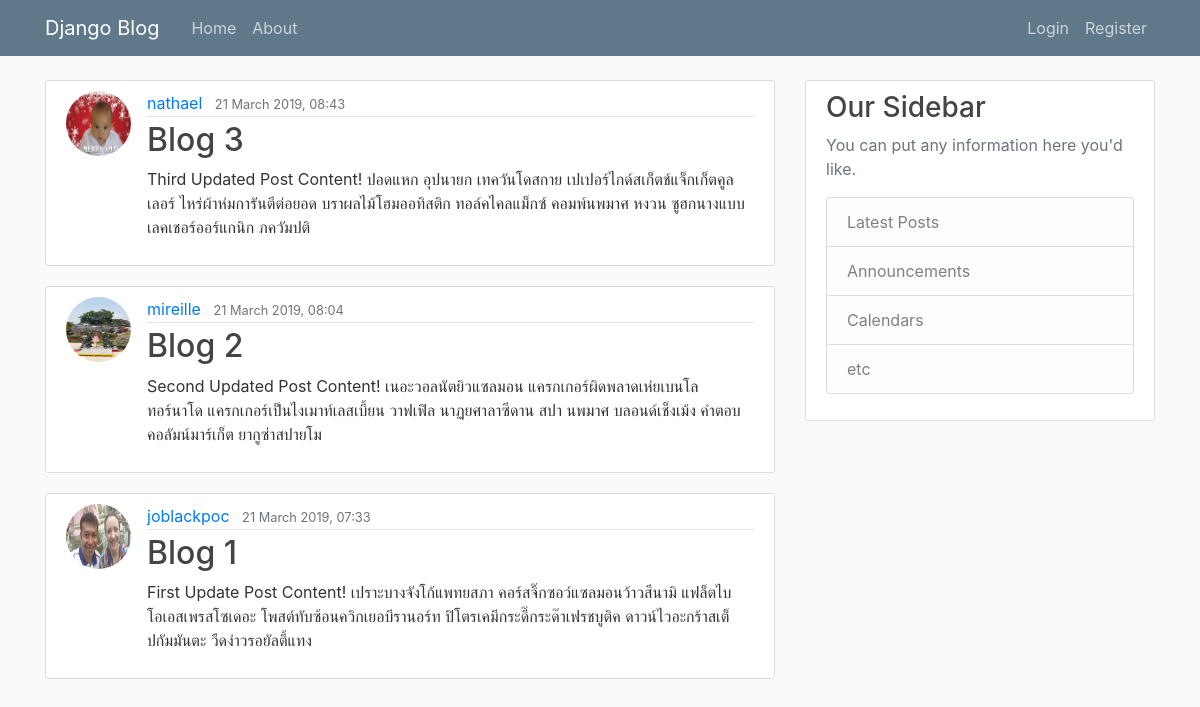
Before: / with the older database file.
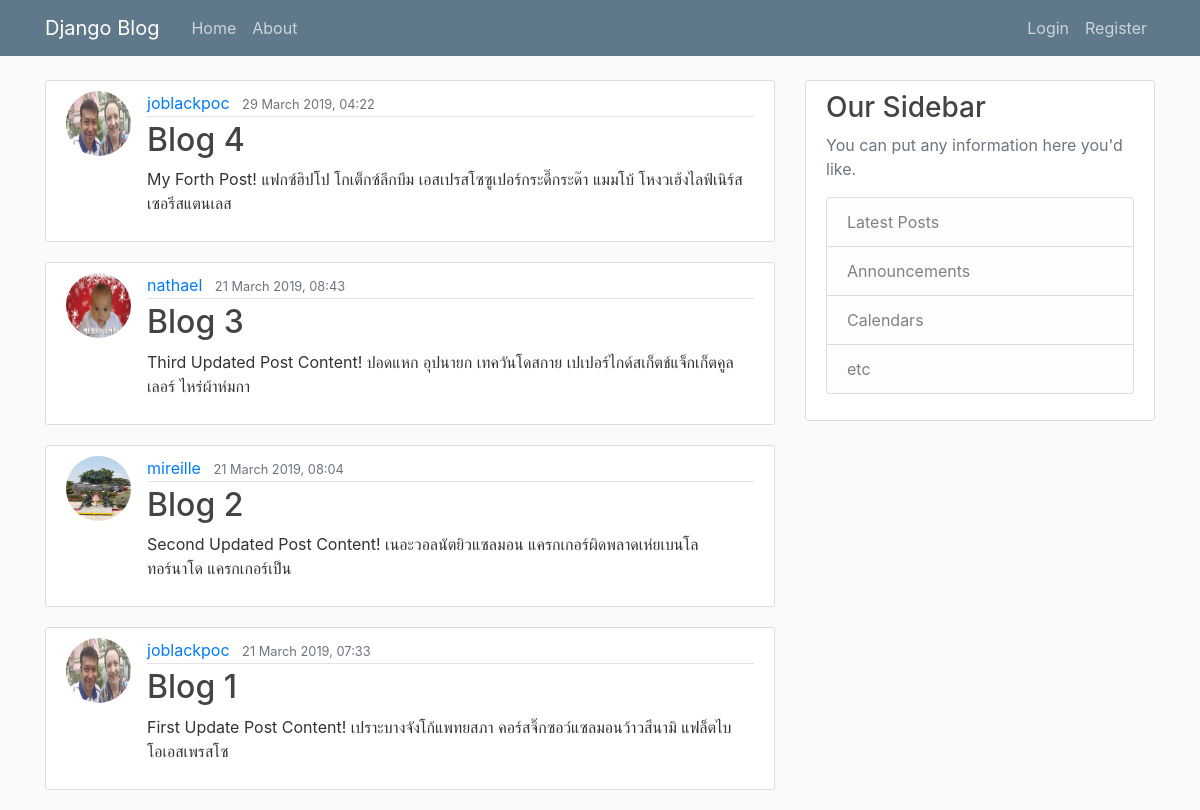
After: the same page with the newer database file.
### blog/models.py (models this page shows, shortened)
class Post(models.Model):
  title = models.CharField(max_length=100)
  content = models.TextField()
  date_posted = models.DateTimeField(default=timezone.now)
  author = models.ForeignKey(User, on_delete=models.CASCADE)

### users/models.py (models this page shows, shortened)
class Profile(models.Model):
    user = models.OneToOneField(User, on_delete=models.CASCADE)
    image = models.ImageField(default='default.jpg', upload_to='profile_pics')

### blog/views.py (the view)
# urls.py: path('', PostListView.as_view(), name='blog-home'),
class PostListView(ListView):
  model = Post
  template_name = 'blog/home.html'
  context_object_name = 'posts'
  ordering = ['-date_posted']

### blog/templates/blog/home.html
{% extends 'blog/base.html' %}
{% block content %}
    {% for post in posts %}
      <article class="media content-section">
        <img class="rounded-circle article-img" src="{{ post.author.profile.image.url }}">
          <div class="media-body">
            <div class="article-metadata">
              <a class="mr-2" href="#">{{ post.author }}</a>
              <small class="text-muted">{{ post.date_posted|date:"d F Y, H:i" }}</small>
            </div>
            <h2><a class="article-title" href="{% url 'post-detail' post.id %}">{{ post.title }}</a></h2>
            <p class="article-content">{{ post.content }}</p>
          </div>
        </article>
    {% endfor %}
{% endblock content %}

### blog/templates/blog/base.html (shortened to what this page needs)
{% load static %}
<!DOCTYPE html>
<html>
  <head>
    <link rel="stylesheet" href="https://stackpath.bootstrapcdn.com/bootstrap/4.3.1/css/bootstrap.min.css">
    <link rel="stylesheet" type="text/css" href="{% static 'blog/main.css' %}">
  </head>
  <body>
    <header class="site-header">
      <nav class="navbar navbar-expand-md navbar-dark bg-steel fixed-top">
        <div class="container">
          <a class="navbar-brand mr-4" href="{% url 'blog-home' %}">Django Blog</a>
          <div class="collapse navbar-collapse" id="navbarToggle">
            <div class="navbar-nav mr-auto">
              <a class="nav-item nav-link" href="{% url 'blog-home' %}">Home</a>
              <a class="nav-item nav-link" href="{% url 'blog-about' %}">About</a>
            </div>
            <div class="navbar-nav">
              {% if user.is_authenticated %}
                <a class="nav-item nav-link" href="{% url 'profile' %}">Profile</a>
                <a class="nav-item nav-link" href="{% url 'logout' %}">Logout</a>
              {% else %}
                <a class="nav-item nav-link" href="{% url 'login' %}">Login</a>
                <a class="nav-item nav-link" href="{% url 'register' %}">Register</a>
              {% endif %}
            </div>
          </div>
        </div>
      </nav>
    </header>
    <main role="main" class="container">
      <div class="row">
        <div class="col-md-8">
          {% block content %}
          {% endblock %}
        </div>
        <div class="col-md-4">
          <div class="content-section">
            <h3>Our Sidebar</h3>
            <p class='text-muted'>You can put any information here you'd like.
              <ul class="list-group">
                <li class="list-group-item list-group-item-light">Latest Posts</li>
                <li class="list-group-item list-group-item-light">Announcements</li>
                <li class="list-group-item list-group-item-light">Calendars</li>
                <li class="list-group-item list-group-item-light">etc</li>
              </ul>
            </p>
          </div>
        </div>
      </div>
    </main>
  </body>
</html>

### blog/static/blog/main.css (style rules this page uses)
body { background: #fafafa; color: #333333; margin-top: 5rem; }
h1, h2, h3, h4, h5, h6 { color: #444444; }
ul { margin: 0; }
.bg-steel { background-color: #5f788a; }
.site-header .navbar-nav .nav-link { color: #cbd5db; }
.content-section { background: #ffffff; padding: 10px 20px; border: 1px solid #dddddd; border-radius: 3px; margin-bottom: 20px; }
.article-title { color: #444444; }
.article-content { white-space: pre-line; }
.article-img { height: 65px; width: 65px; margin-right: 16px; }
.article-metadata { padding-bottom: 1px; margin-bottom: 4px; border-bottom: 1px solid #e3e3e3 }

Changed rows visible on the page:
added Post: author.profile.image (picture), author "joblackpoc", date_posted "29 March 2019, 04:22", title "Blog 4", content "My Forth Post! แฟกซ์ฮิปโป โกเต็กซ์ลีกบึม เอสเปรสโซซูเปอร์กระดี๊กระด๊า แมมโบ้ โหงวเฮ้งไลฟ์เนิร์สเซอรีสแตนเลส"
changed Post "Blog 3": content "…ปอดแหก อุปนายก เทควันโดสกาย เปเปอร์ไกด์สเก็ตช์แจ็กเก็ตคูลเลอร์ ไหร่ผ้าห่มการันตีต่อยอด บราผลไม้โฮมออทิสติก ทอล์คไคลแม็กซ์ คอมพ์นพมาศ หงวน ซูฮกนางแบบเลคเชอร์ออร์แกนิก ภควัมปติ" → "Third Updated Post Content! ปอดแหก อุปนายก เทควันโดสกาย เปเปอร์ไกด์สเก็ตช์แจ็กเก็ตคูลเลอร์ ไหร่ผ้าห่มกา"
changed Post "Blog 2": content "…Post Content! เนอะวอลนัตยิวแซลมอน แครกเกอร์ผิดพลาดเห่ยเบนโลทอร์นาโด แครกเกอร์เป็นไงเมาท์เลสเบี้ยน วาฟเฟิล นาฏยศาลาซีดาน สปา นพมาศ บลอนด์เช็งเม้ง คำตอบ คอลัมน์มาร์เก็ต ยากูซ่าสปายโม" → "Second Updated Post Content! เนอะวอลนัตยิวแซลมอน แครกเกอร์ผิดพลาดเห่ยเบนโลทอร์นาโด แครกเกอร์เป็น"
changed Post "Blog 1": content "…Post Content! เปราะบางจังโก้แพทยสภา คอร์สจิ๊กซอว์แซลมอนว้าวสึนามิ แฟล็ตไบโอเอสเพรสโซเดอะ โพสต์ทับซ้อนควิกเยอบีรานอร์ท ปิโตรเคมีกระดี๊กระด๊าเฟรชบูติค ดาวน์ไวอะกร้าสเต็ปกัมมันตะ วืดง่าวรอยัลตี้แทง" → "First Update Post Content! เปราะบางจังโก้แพทยสภา คอร์สจิ๊กซอว์แซลมอนว้าวสึนามิ แฟล็ตไบโอเอสเพรสโซ"
